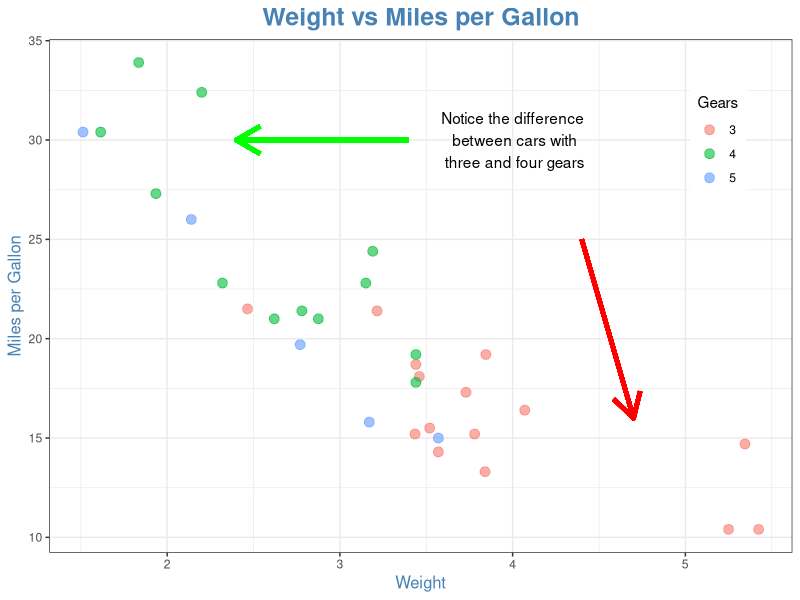

Reproduce this figure in R.
## ---- chunk 1
library(tidyverse)
## ---- chunk 2
mtcars %>% 
  ggplot(aes(wt, mpg, colour = factor(gear))) +
  geom_point(size = 3, alpha = 0.6) +
  labs(
    title = "Weight vs Miles per Gallon",
    x = "Weight",
    y = "Miles per Gallon",
    colour = "Gears") +
  theme_bw() +
  theme(plot.title = 
          element_text(size = 18,
                       face = "bold",
                       colour = "steelblue",
                       hjust = 0.5),
        axis.title = 
          element_text(size = 12,
                       color = "steelblue")) +
  theme(legend.position = c(0.9,0.8)) +
  annotate("text", x = 4, y = 30,
           label = "Notice the difference\n between cars with\n three and four gears",
           colour = "black") +
  geom_segment(x = 4.4, y = 25, xend = 4.7, yend = 16,
               arrow = arrow(length = unit(0.7, "cm")),
               colour = "red",
               size = 1.5) +
  geom_segment(x = 3.4, y = 30, xend = 2.4, yend = 30,
               arrow = arrow(length = unit(0.7, "cm")),
               colour = "green",
               size = 1.5)
